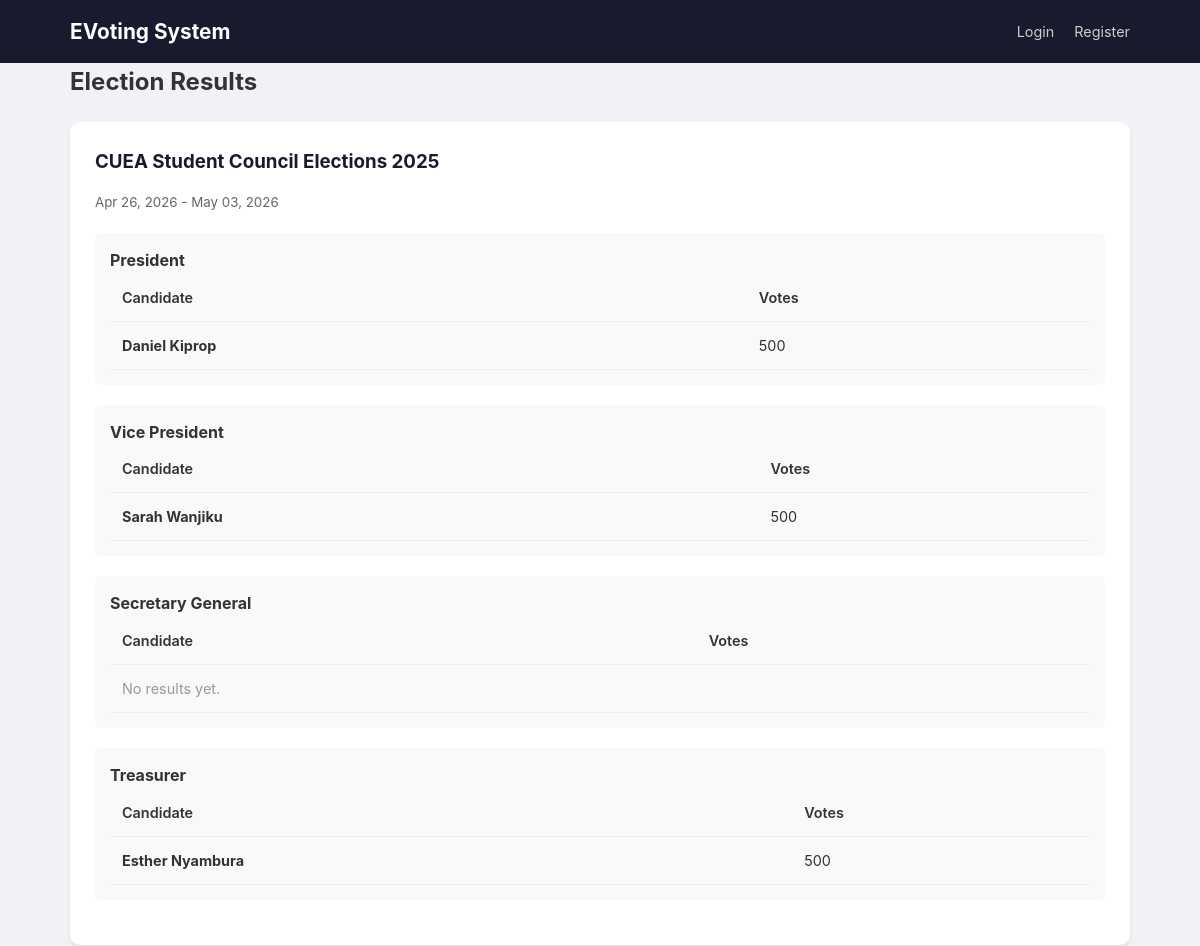
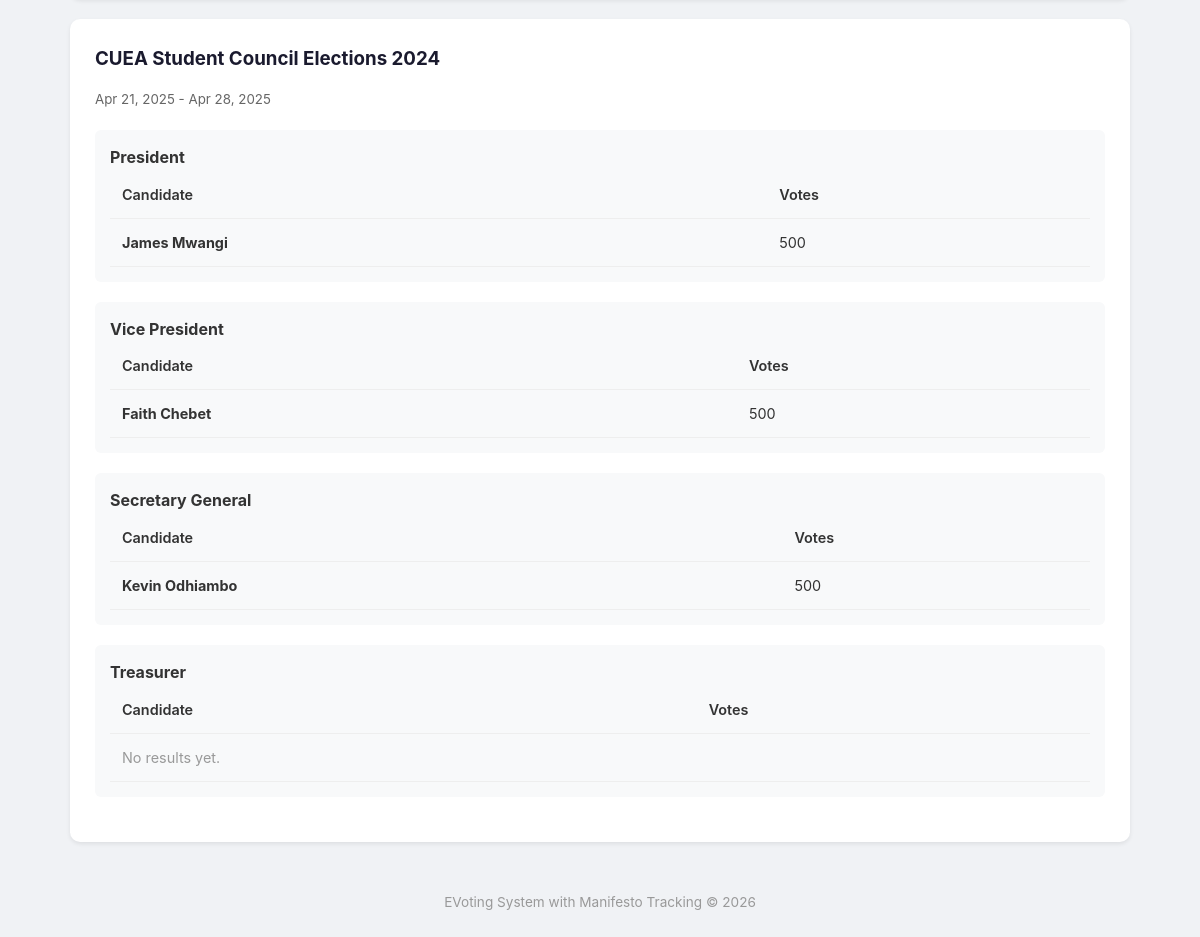
The app's page /results/ with its own data (2 pictures, top to bottom).
### core/models.py (models this page shows, shortened)
class Election(models.Model):
    title = models.CharField(max_length=200)
    description = models.TextField(blank=True)
    start_date = models.DateTimeField()
    end_date = models.DateTimeField()
    is_active = models.BooleanField(default=False)
    created_at = models.DateTimeField(auto_now_add=True)
    class Meta:
        ordering = ['-created_at']

class Position(models.Model):
    election = models.ForeignKey(Election, on_delete=models.CASCADE, related_name='positions')
    title = models.CharField(max_length=200)
    description = models.TextField(blank=True)
    max_votes = models.IntegerField(default=1)
    order = models.IntegerField(default=0)
    class Meta:
        ordering = ['order']

class Candidate(models.Model):
    user = models.OneToOneField(User, on_delete=models.CASCADE, related_name='candidate_profile')
    position = models.ForeignKey(Position, on_delete=models.SET_NULL, null=True, related_name='candidates')
    election = models.ForeignKey(Election, on_delete=models.CASCADE, related_name='candidates')
    bio = models.TextField(blank=True)
    photo = models.URLField(blank=True, help_text='URL to candidate photo')
    is_approved = models.BooleanField(default=False)
    created_at = models.DateTimeField(auto_now_add=True)
    class Meta:
        ordering = ['position__order', 'user__username']

class User(AbstractUser):
    ROLE_CHOICES = (
        ('voter', 'Voter'),
        ('candidate', 'Candidate'),
        ('admin', 'Admin'),
    )
    role = models.CharField(max_length=20, choices=ROLE_CHOICES, default='voter')
    is_verified = models.BooleanField(default=False)
    student_id = models.CharField(max_length=50, unique=True, null=True, blank=True)

### core/views.py (the view)
# urls.py: path('results/', views.results, name='results'),              # All past election results
def results(request, election_id=None):
    if election_id:
        elections = Election.objects.filter(id=election_id)
    else:
        elections = Election.objects.filter(end_date__lt=timezone.now())
    results_data = []
    for election in elections:
        positions_data = []
        for position in election.positions.all():
            candidates = Candidate.objects.filter(position=position, is_approved=True)
            candidate_data = []
            for c in candidates:
                vote_count = Vote.objects.filter(candidate=c, election=election).count()
                candidate_data.append({'candidate': c, 'vote_count': vote_count})
            candidate_data.sort(key=lambda x: x['vote_count'], reverse=True)  # Highest votes first
            positions_data.append({'position': position, 'candidates': candidate_data})
        results_data.append({'election': election, 'positions': positions_data})
    return render(request, 'core/results.html', {'results': results_data})

### core/templates/core/results.html (shortened to what this page needs)
{% extends "core/base.html" %}
{% block content %}
<h2 class="mb-20">Election Results</h2>
{% for r in results %}
    <div class="card">
        <h3>{{ r.election.title }}</h3>
        <small class="mb-10" style="display:block;color:#666;">{{ r.election.start_date|date:"M d, Y" }} - {{ r.election.end_date|date:"M d, Y" }}</small>
        {% for p in r.positions %}
            <div style="margin: 20px 0; padding: 15px; background: #f8f9fa; border-radius: 6px;">
                <h4>{{ p.position.title }}</h4>
                <table>
                    <tr><th>Candidate</th><th>Votes</th></tr>
                    {% for cd in p.candidates %}
                        <tr>
                            <td><strong>{{ cd.candidate.user.get_full_name|default:cd.candidate.user.username }}</strong></td>
                            <td>{{ cd.vote_count }}</td>
                        </tr>
                    {% empty %}
                        <tr><td colspan="2" style="color:#999;">No results yet.</td></tr>
                    {% endfor %}
                </table>
            </div>
        {% endfor %}
    </div>
{% empty %}
    <div class="card text-center">
        <p>No completed elections yet.</p>
    </div>
{% endfor %}
{% endblock %}

### core/templates/core/base.html (style rules this page uses)
* { margin: 0; padding: 0; box-sizing: border-box; }
body { font-family: -apple-system, BlinkMacSystemFont, 'Segoe UI', Roboto, sans-serif; background: #f0f2f5; color: #333; line-height: 1.6; }
.card { background: #fff; border-radius: 10px; padding: 25px; margin-bottom: 20px; box-shadow: 0 2px 4px rgba(0,0,0,0.08); }
.card h3 { margin-bottom: 15px; color: #1a1a2e; }
table { width: 100%; border-collapse: collapse; }
table th, table td { padding: 12px; text-align: left; border-bottom: 1px solid #eee; font-size: 0.9rem; }
table th { background: #f8f9fa; font-weight: 600; }
.mb-10 { margin-bottom: 10px; }
.mb-20 { margin-bottom: 20px; }

### records on screen
Election: election "CUEA Student Council Elections 2025", election.start_date "Apr 26, 2026", election.end_date "May 03, 2026"
Position: position "President"
Candidate: candidate.user.get_full_name "Daniel Kiprop", vote_count "500"
Position: position "Vice President"
Candidate: candidate.user.get_full_name "Sarah Wanjiku", vote_count "500"
Position: position "Secretary General"
Position: position "Treasurer"
Candidate: candidate.user.get_full_name "Esther Nyambura", vote_count "500"
Election: election "CUEA Student Council Elections 2024", election.start_date "Apr 21, 2025", election.end_date "Apr 28, 2025"
Position: position "President"
Candidate: candidate.user.get_full_name "James Mwangi", vote_count "500"
Position: position "Vice President"
Candidate: candidate.user.get_full_name "Faith Chebet", vote_count "500"
Position: position "Secretary General"
Candidate: candidate.user.get_full_name "Kevin Odhiambo", vote_count "500"
Position: position "Treasurer"
